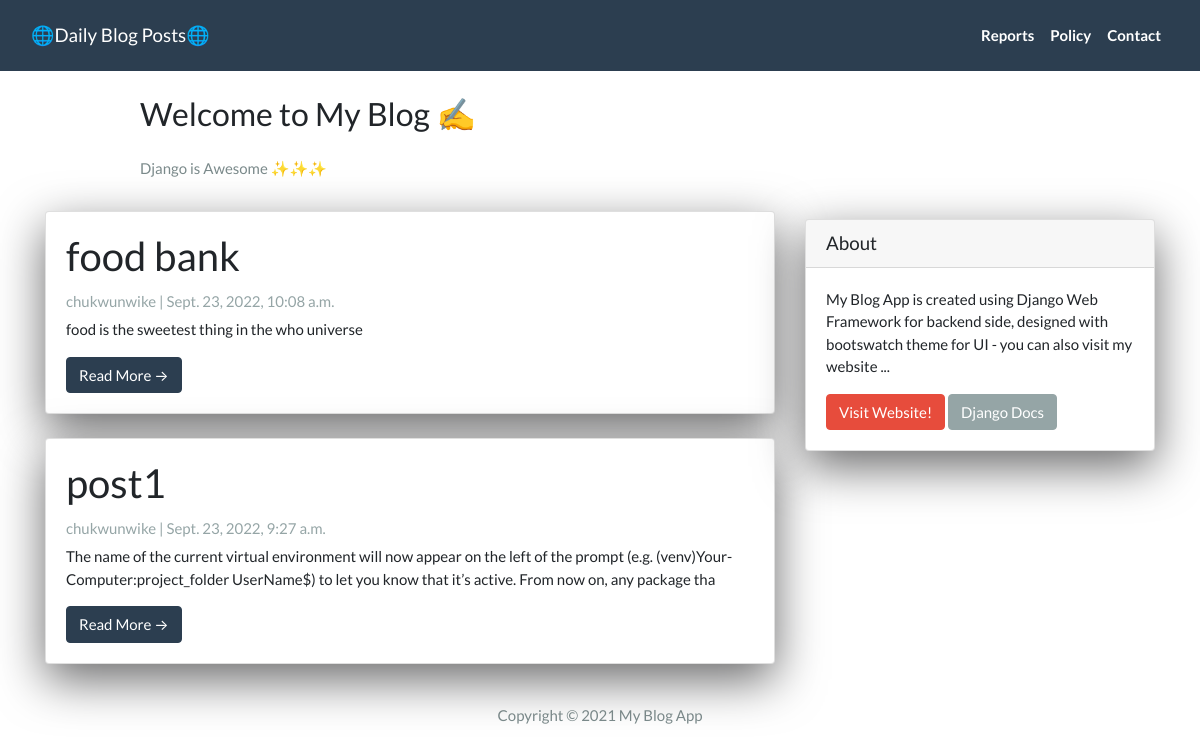
The page / on the database its author committed.
### App/models.py (models this page shows, shortened)
class Post(models.Model):
  title =  models.CharField(max_length=200, unique=True)
  slug =   models.SlugField(max_length=200, unique=True)
  author = models.ForeignKey(User, on_delete=models.CASCADE, related_name='blog_posts')
  created_on = models.DateTimeField(auto_now_add=True)
  updated_on = models.DateTimeField(auto_now=True)
  content = models.TextField()
  status = models.IntegerField(choices=STATUS, default=0)
  class Meta:
    ordering = ['-created_on']

### App/views.py (the view)
# urls.py: path('', views.PostList.as_view(), name="home"),
class PostList(generic.ListView):
    queryset = Post.objects.filter(status=1).order_by('-created_on')
    template_name = 'index.html'

### App/templates/index.html (shortened to what this page needs)
{% extends "base.html" %}
{% block content %}
<header class="masthead">
  <div class="container">
    <div class="row">
      <div class=" col-md-8 col-md-10 mx-auto">
        <div class="site-heading">
          <h3 class=" site-heading my-4 mt-3 text-black"> Welcome to My Blog ✍️ </h3>
          <p class="text-dark">Django is Awesome ✨✨✨ </p>
        </div>
      </div>
    </div>
  </div>
</header>
<div class="container">
  <div class="row">
    <div class="col-md-8 mt-3 left">
      {% for post in post_list %}
      <div class="card mb-4">
        <div class="card-body">
          <h2 class="card-title">{{ post.title }}</h2>
          <p class="card-text text-muted h6">{{ post.author }} | {{ post.created_on}} </p>
          <p class="card-text">{{post.content|slice:":200"}}</p>
          <a href="{% url 'post_detail' post.slug  %}" class="btn btn-primary">Read More &rarr;</a>
        </div>
      </div>
      {% endfor %}
    </div>
    {% block sidebar %}
    {% include 'sidebar.html' %}
    {% endblock sidebar %}
  </div>
</div>
{%endblock%}

### App/templates/base.html (shortened to what this page needs)
<!DOCTYPE html>
<html>
<head>
  <link rel="stylesheet" href="https://stackpath.bootstrapcdn.com/bootswatch/4.5.2/flatly/bootstrap.min.css">
</head>
<body>
  <nav class="navbar navbar-expand-lg navbar-dark bg-primary" id="mainNav">
    <div class="container-fluid">
      <a class="navbar-brand" href="{% url 'home' %}">🌐Daily Blog Posts🌐</a>
      <div class="collapse navbar-collapse" id="navbarResponsive">
        <ul class="navbar-nav ml-auto">
          <li class="nav-item text-black">
            <a class="nav-link text-black font-weight-bold" href="#">Reports</a>
          </li>
          <li class="nav-item text-black">
            <a class="nav-link text-black font-weight-bold" href="#">Policy</a>
          </li>
          <li class="nav-item text-black">
            <a class="nav-link text-black font-weight-bold" href="#">Contact</a>
          </li>
        </ul>
      </div>
    </div>
  </nav>
  {% block content %}{% endblock content %}
  <footer class="py-3 bg-grey">
    <p class="m-0 text-dark text-center ">Copyright &copy; 2021 My Blog App </p>
  </footer>
</body>
</html>

### App/templates/sidebar.html (shortened to what this page needs)
{% block sidebar %}
<div class="col-md-4 float-right ">
  <div class="card my-4">
    <h5 class="card-header">About</h5>
    <div class="card-body">
      <p class="card-text"> My Blog App is created using Django Web Framework for backend side, designed with bootswatch
        theme for UI - you can also visit my website ... </p>
      <a href="https://bekbrace.com" class="btn btn-danger">Visit Website!</a>
      <a href="https://docs.djangoproject.com/en/3.1/" class="btn btn-secondary">Django Docs</a>
    </div>
  </div>
</div>
{% endblock sidebar %}

### App/templates/sidebar.html (style rules this page uses)
.card { box-shadow: 0 16px 48px #6a6a6b; }

### rows shown on the page
Post: title "food bank", author "chukwunwike", created_on "Sept. 23, 2022, 10:08 a.m.", content "food is the sweetest thing in the who universe"
Post: title "post1", author "chukwunwike", created_on "Sept. 23, 2022, 9:27 a.m.", content "The name of the current virtual environment will now appear on the left of the prompt (e.g. (venv)Your-Computer:project_folder UserName$) to let you know that it’s active. From now on, any package tha"
